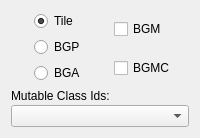
       <widget class="QWidget" name="pageInner">
        <layout class="QGridLayout" name="gridLayout_2">
         <item row="0" column="0">
          <spacer name="horizontalSpacer_18">
           <property name="orientation">
            <enum>Qt::Horizontal</enum>
           </property>
           <property name="sizeHint" stdset="0">
            <size>
             <width>12</width>
             <height>20</height>
            </size>
           </property>
          </spacer>
         </item>
         <item row="0" column="1" rowspan="2">
          <layout class="QVBoxLayout" name="verticalLayout_4">
           <item>
            <widget class="QRadioButton" name="rbtnTile">
             <property name="text">
              <string>Tile</string>
             </property>
             <property name="checked">
              <bool>true</bool>
             </property>
            </widget>
           </item>
           <item>
            <widget class="QRadioButton" name="rbtnBgp">
             <property name="text">
              <string>BGP</string>
             </property>
            </widget>
           </item>
           <item>
            <widget class="QRadioButton" name="rbtnBga">
             <property name="text">
              <string>BGA</string>
             </property>
            </widget>
           </item>
          </layout>
         </item>
         <item row="0" column="2">
          <spacer name="horizontalSpacer">
           <property name="orientation">
            <enum>Qt::Horizontal</enum>
           </property>
           <property name="sizeHint" stdset="0">
            <size>
             <width>13</width>
             <height>20</height>
            </size>
           </property>
          </spacer>
         </item>
         <item row="0" column="3">
          <layout class="QHBoxLayout" name="horizontalLayout_4">
           <item>
            <widget class="QCheckBox" name="chkBgmi">
             <property name="text">
              <string>BGM</string>
             </property>
            </widget>
           </item>
           <item>
            <spacer name="horizontalSpacer_2">
             <property name="orientation">
              <enum>Qt::Horizontal</enum>
             </property>
             <property name="sizeHint" stdset="0">
              <size>
               <width>14</width>
               <height>20</height>
              </size>
             </property>
            </spacer>
           </item>
          </layout>
         </item>
         <item row="1" column="0">
          <spacer name="horizontalSpacer_17">
           <property name="orientation">
            <enum>Qt::Horizontal</enum>
           </property>
           <property name="sizeHint" stdset="0">
            <size>
             <width>12</width>
             <height>20</height>
            </size>
           </property>
          </spacer>
         </item>
         <item row="1" column="2">
          <spacer name="horizontalSpacer_8">
           <property name="orientation">
            <enum>Qt::Horizontal</enum>
           </property>
           <property name="sizeHint" stdset="0">
            <size>
             <width>13</width>
             <height>20</height>
            </size>
           </property>
          </spacer>
         </item>
         <item row="1" column="3">
          <layout class="QHBoxLayout" name="horizontalLayout_11">
           <item>
            <widget class="QCheckBox" name="chkBgmc">
             <property name="text">
              <string>BGMC</string>
             </property>
            </widget>
           </item>
           <item>
            <spacer name="horizontalSpacer_9">
             <property name="orientation">
              <enum>Qt::Horizontal</enum>
             </property>
             <property name="sizeHint" stdset="0">
              <size>
               <width>14</width>
               <height>20</height>
              </size>
             </property>
            </spacer>
           </item>
          </layout>
         </item>
         <item row="2" column="0" colspan="4">
          <layout class="QVBoxLayout" name="verticalLayout_17">
           <property name="spacing">
            <number>2</number>
           </property>
           <item>
            <widget class="QLabel" name="lblBgmc">
             <property name="text">
              <string>Mutable Class Ids:</string>
             </property>
            </widget>
           </item>
           <item>
            <widget class="LePlatzComboBox" name="cboBgmc">
             <property name="maximumSize">
              <size>
               <width>16777215</width>
               <height>16777215</height>
              </size>
             </property>
            </widget>
           </item>
          </layout>
         </item>
        </layout>
       </widget>
